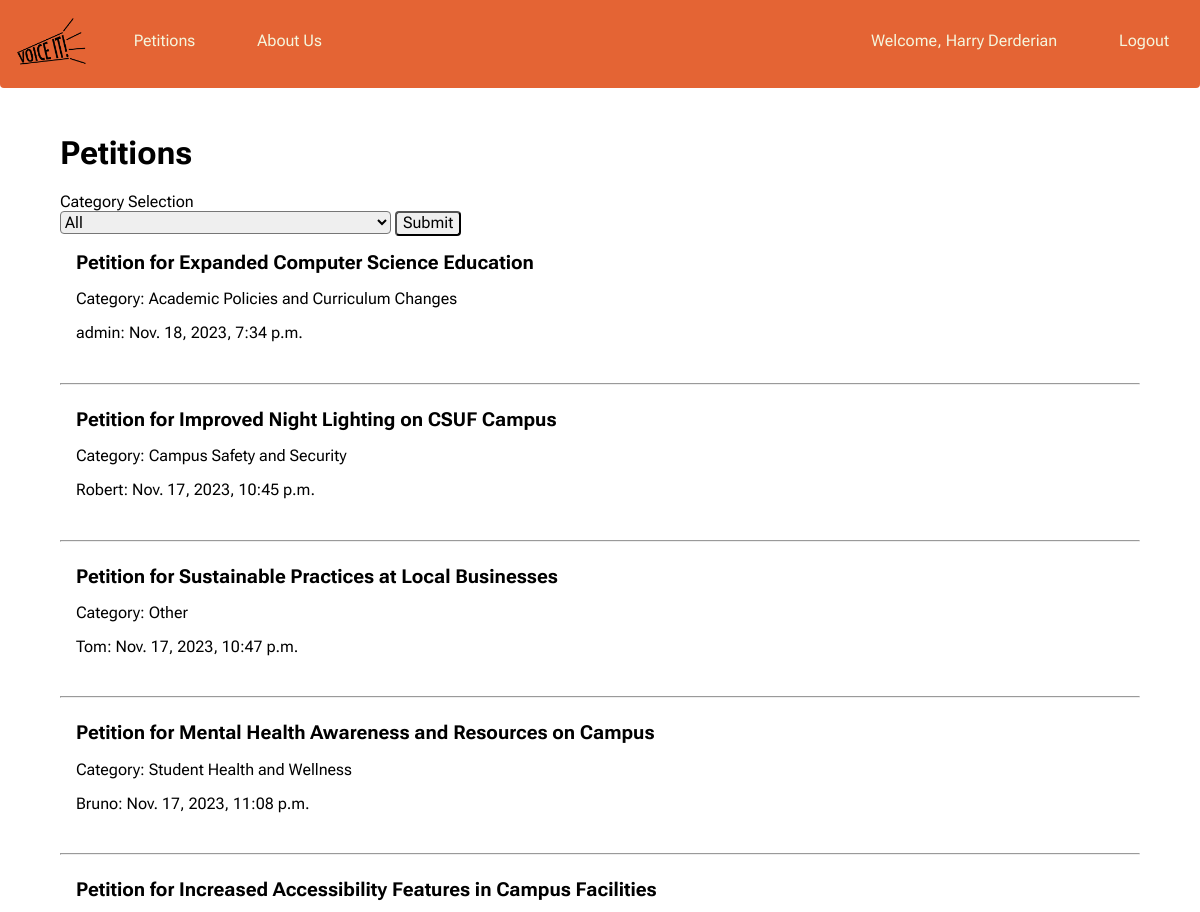
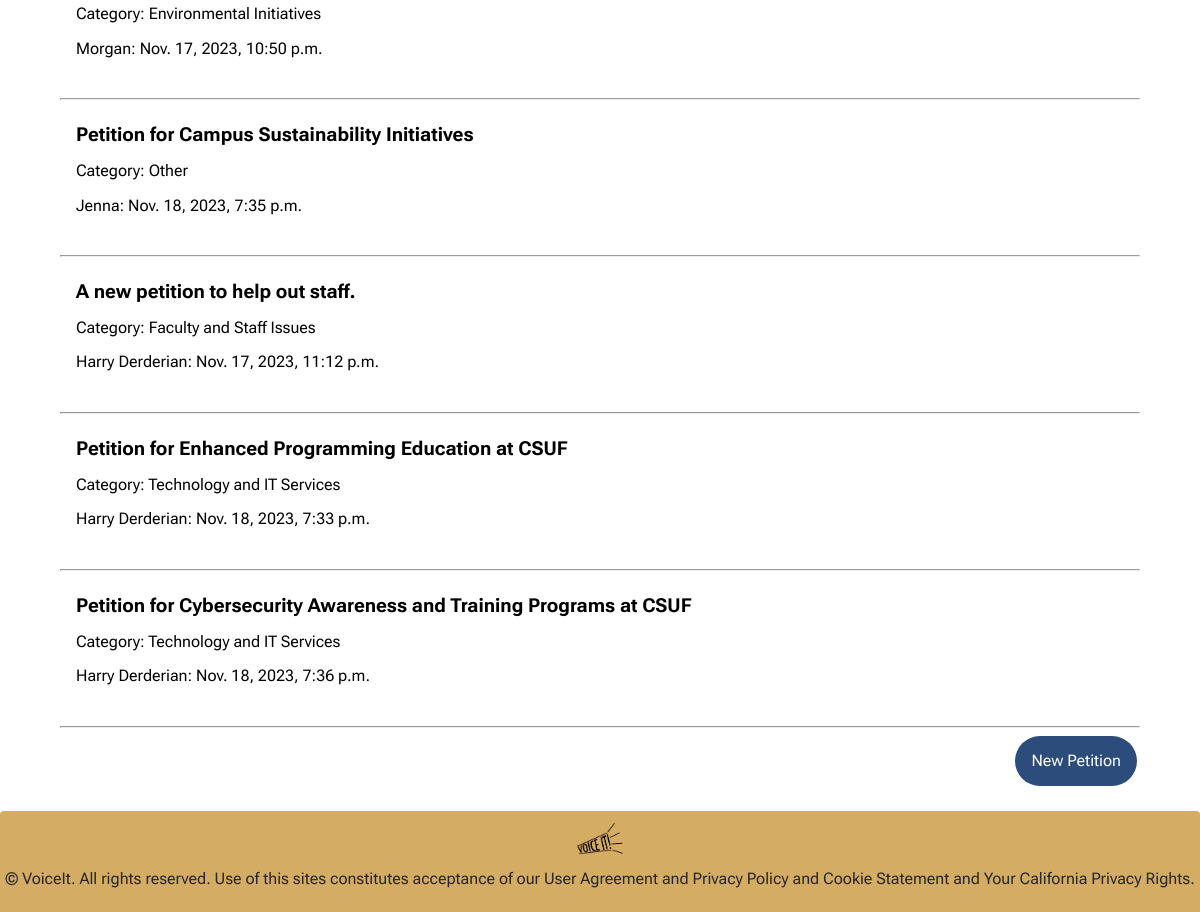
Screenshot of /petitions/ (signed in) with the database file from the repository (2 pictures, top to bottom).
### users/models.py (models this page shows, shortened)
class User(AbstractBaseUser, PermissionsMixin) :
    def csuf_email_validator(value):
      if not value.endswith('@csu.fullerton.edu') and not value.endswith('@fullerton.edu'):
        raise ValidationError("Only @csu.fullerton.edu or @fullerton.edu email addresses are allowed.")
    email = models.EmailField(max_length=254, unique=True, validators = [csuf_email_validator])
    username = models.CharField(max_length=254, unique=True)
    is_staff = models.BooleanField(default=False)
    is_superuser = models.BooleanField(default=False)
    is_active = models.BooleanField(default=True)
    last_login = models.DateTimeField(null=True, blank=True)
    date_joined = models.DateTimeField(auto_now_add=True)
    USERNAME_FIELD = 'username'
    EMAIL_FIELD = 'email'
    REQUIRED_FIELDS = ['email']
    objects = UserManager()

### base/models.py (models this page shows, shortened)
class Petition(models.Model) :
    id = models.UUIDField(primary_key=True, default=uuid.uuid4, editable=False, unique=True)
    author = models.ForeignKey(AUTH_USER_MODEL, on_delete = models.CASCADE, null = True)
    default_category = Category.objects.get(category_str="Other")
    category = models.ForeignKey(Category,  on_delete = models.CASCADE, null = False, blank = False,default=default_category.pk)
    signature_goal = models.PositiveIntegerField(null = True, blank = True)
    total_signatures = models.PositiveIntegerField(default = 0, null = True, blank = True)
    TITLE_CHAR_LIMIT = 70
    title = models.CharField(max_length = TITLE_CHAR_LIMIT, null=False, blank = False)
    ALLOW_EMPTY_TEXT = False
    description = models.TextField(null = ALLOW_EMPTY_TEXT, blank = ALLOW_EMPTY_TEXT, default="No description given.")
    last_updated = models.DateTimeField(auto_now = True)
    creation_date = models.DateTimeField(auto_now_add = True)

class Category(models.Model) :
    category_str = models.CharField(max_length = 100)
    def __str__(self) :
        return str(self.category_str)

### base/views.py (the view, shortened to what this page needs)
# urls.py: path('petitions/', views.petitions, name = "petitions"),
def petitions(request) :
    context = {"petitions" : Petition.objects.all(),
                "categories" : Category.objects.all() }
    return render(request, 'base/petitions.html', context)

### base/templates/base/petitions.html (shortened to what this page needs)
{% extends 'main.html' %}
{% block content %}
<h1>Petitions</h1>
<label>Category Selection</label>
<form action="" method="POST" class="petitions-dropdown">
    <select name="q">
        <option value="">All</option>
    </select>
    <input type="submit">
</form>
<div class="petitions-all">
    {% for petition in petitions %}
    <a href="{% url 'petition' petition.id%}">
    <div class="petition-block">
        <span class="petition-title">{{petition.title}}</span>
        <p>Category: {{petition.category}}</p>
        <p>{{petition.author.username}}: {{petition.last_updated}}</p>
    </div>
    </a>
    <hr>
    {% endfor %}
</div>
<a href="{% url 'create-petition' %}">
    <button class="petition-button">
        New Petition
    </button>
</a>
{%endblock content%}

### templates/navbar.html (shortened to what this page needs)
{%load static%}
<div class="navbar">
    <ul class="navbar-left">
        <li>
            <a class="logo" href="{% url 'home' %}">
                <img src="{%static 'VOICEIT_LOGO_transparent.png'%}"/>
            </a>
        </li>
        <li>
            <a href="{% url 'petitions' %}">
                Petitions
            </a>
        </li>
        <li>
            <a href="{% url 'aboutUs' %}">
                About Us
            </a>
        </li>
    </ul>
    <ul class="navbar-right">
        {% if request.user.is_authenticated %}
            <li>
                <a href = "{% url 'profile' user.id %}">
                    Welcome, {{ request.user.username }}
                </a>
            </li>
            <li>
                <a href="{% url 'logout' %}">
                    Logout
                </a>
            </li>
            {% else %}
            <li>
                <a href="{% url 'login' %}">
                    Login/Register
                </a>
            </li>
        {% endif %}
    </ul>
</div>

### templates/static/style.css (style rules this page uses)
:root { --orange-bg: rgb(228,100,52); --orange-light: rgb(255, 127, 81); --orange-hover: rgba(228,100,52, .25); --yellow-bg: rgb(212,172,100); --red-bg: rgb(204, 36, 52); --red-light:#d13a48; --blue-bg: rgb(44, 76, 124); --blue-light: rgb(80, 116, 170); --light-black: #272727; }
* { font-family: 'Roboto Flex','Calibri', Helvetica, Arial, sans-serif; }
button, input, select, textarea { font-family: inherit; font-size: 100%; border-radius: 4px; }
.navbar { display: flex; justify-content: space-between; background-color: var(--orange-bg); color: beige; border-bottom-left-radius:4px; border-bottom-right-radius:4px; position:sticky; top:0; width:100%; }
.navbar-left, .navbar-right { list-style: none; padding: 0; display: flex; }
.navbar-right { margin-left: auto; }
.navbar a { display:block; padding: 1em; text-decoration: none; color: beige; margin: 0 15px; border-radius:25px; }
.navbar .logo { padding:2px; }
.navbar .logo img { padding:none; height: 3em; }
.petitions-all a { text-decoration: none; color:black; }
.petition-block { padding: 1em; margin:auto; border-radius: 10px; }
.petition-title { font-size: larger; font-weight:bold; display:block; }
.petition-button { border:none; background-color: var(--blue-bg); color:white; padding: 1em; float:right; border-radius: 40px; margin: 0px 3px; }

### rows the page displays
User: user.username "Harry Derderian"
Petition: title "Petition for Expanded Computer Science Education", category "Academic Policies and Curriculum Changes", author.username "admin", last_updated "Nov. 18, 2023, 7:34 p.m."
Petition: title "Petition for Improved Night Lighting on CSUF Campus", category "Campus Safety and Security", author.username "Robert", last_updated "Nov. 17, 2023, 10:45 p.m."
Petition: title "Petition for Sustainable Practices at Local Businesses", category "Other", author.username "Tom", last_updated "Nov. 17, 2023, 10:47 p.m."
Petition: title "Petition for Mental Health Awareness and Resources on Campus", category "Student Health and Wellness", author.username "Bruno", last_updated "Nov. 17, 2023, 11:08 p.m."
Petition: title "Petition for Increased Accessibility Features in Campus Facilities", category "Environmental Initiatives", author.username "Morgan", last_updated "Nov. 17, 2023, 10:50 p.m."
Petition: title "Petition for Campus Sustainability Initiatives", category "Other", author.username "Jenna", last_updated "Nov. 18, 2023, 7:35 p.m."
Petition: title "A new petition to help out staff.", category "Faculty and Staff Issues", author.username "Harry Derderian", last_updated "Nov. 17, 2023, 11:12 p.m."
Petition: title "Petition for Enhanced Programming Education at CSUF", category "Technology and IT Services", author.username "Harry Derderian", last_updated "Nov. 18, 2023, 7:33 p.m."
Petition: title "Petition for Cybersecurity Awareness and Training Programs at CSUF", category "Technology and IT Services", author.username "Harry Derderian", last_updated "Nov. 18, 2023, 7:36 p.m."
